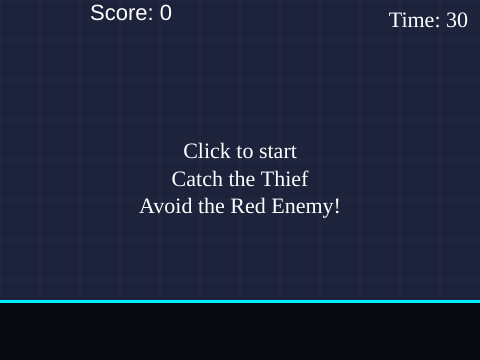
Frame 1 (no input)
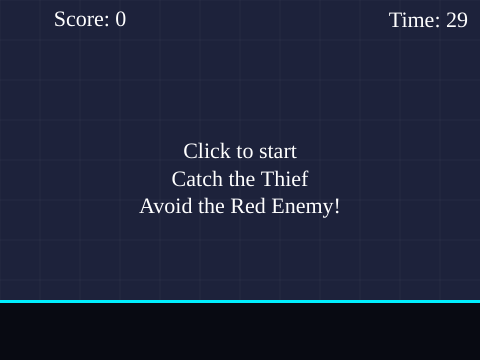
Frame 60 (no input)
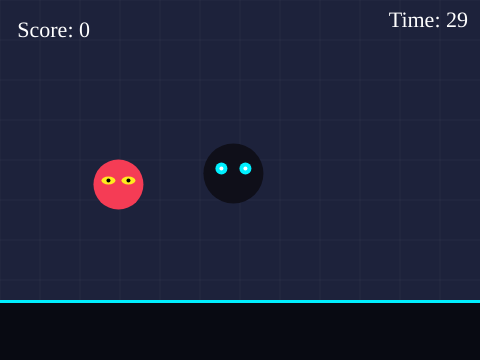
Frame 120 (the mouse pressed at the canvas centre since frame 60)

The p5.js sketch that drew these frames (run headless with seeded random() and noise() and a simulated clock; from frame 60 on, the mouse is pressed at the canvas centre):

// p5.js sketch
// ── sketch.js
let score = 0;
let state = 'start';
let duration = 30;
let startTime;

let ghost = { 
  x:240,
  y:180 
};

let enemy = {
  x:120,
  y:180
};


function setup(){
  createCanvas(480, 360);
  startTime = millis();

}
 
function draw(){
  let elapsed = (millis() - startTime) / 1000;
  let timeLeft = max(0, duration - elapsed);
  
  let bgGradient = map(timeLeft, 0, duration, 10, 35);
  background(bgGradient - 5, bgGradient, bgGradient + 25);
  
  stroke(255, 255, 255, 10);
  strokeWeight(1);
  for (let i = 0; i < width; i += 40) {
    line(i, 0, i, 300);
  }
  for (let j = 0; j < 300; j += 40) {
    line(0, j, width, j);
  }
  noStroke();

  ghost.x += random(-3,3);
  ghost.y += random(-3,3);
  
  ghost.x = constrain(ghost.x, 30, width - 30);
  ghost.y = constrain(ghost.y, 30, 270);

  enemy.x += random(-4,4);
  enemy.y += random(-4,4);
  enemy.x = constrain(enemy.x, 30, width - 30);
  enemy.y = constrain(enemy.y, 30, 270);

  if (state === 'play') {
    drawGhost(ghost.x,ghost.y);
    drawEnemy(enemy.x,enemy.y);
  }

  fill(8, 10, 18);  
  rect(0, 300, 480, 60);
  fill(0, 240, 255);
  rect(0, 300, 480, 3);

  fill(255);
  textSize(22);
  text('Score: ' + score, 90, 20);
  textFont('Garamond (serif)')

  textAlign(RIGHT, TOP);
  text('Time: ' + ceil(timeLeft), width - 12, 10);

   if (state === 'start') {
    textAlign(CENTER, CENTER);
    fill(255);
    textSize(22);
    text('Click to start\nCatch the Thief\nAvoid the Red Enemy!', width / 2, height / 2);
    return;
  }

  if (state === 'over') {
    textAlign(CENTER, CENTER);
    fill(255);
    textSize(22);
    text('Game over\nScore: ' + score + '\nClick to retry', width / 2,   height / 2);
    return;
  }

  if (timeLeft <= 0) {
    state = 'over';
    return;
  }
   
  
}


function drawGhost(x,y){
  fill(15, 15, 25); 
  ellipse(x, y, 60, 60);
  
  fill(0, 240, 255); 
  ellipse(x-12, y-5, 12);
  ellipse(x+12, y-5, 12);
  
  fill(255);
  ellipse(x-12, y-5, 4);
  ellipse(x+12, y-5, 4);
}

function drawEnemy(x,y){
  fill(245, 60, 85);
  ellipse(x, y, 50, 50);
  
  fill(255, 235, 30);
  ellipse(x-10, y-4, 14, 8);
  ellipse(x+10, y-4, 14, 8);
  
  fill(0);
  ellipse(x-10, y-4, 4);
  ellipse(x+10, y-4, 4);
}

function mousePressed(){
  if (state === 'play' && dist(mouseX,mouseY, ghost.x, ghost.y) < 30) {
    score += 1;
    ghost.x += random(-80,80);
    ghost.y += random(-80,80);
    return;
  }

  if (state === 'play' && dist(mouseX,mouseY, enemy.x, enemy.y) < 25) {
    score -= 2;
    enemy.x += random(-120,120);
    enemy.y += random(-120,120);
    return;
  }

  if (state === 'start' || state === 'over') {
    state = 'play';
    score = 0;
    startTime = millis();
    return;
  }
}
